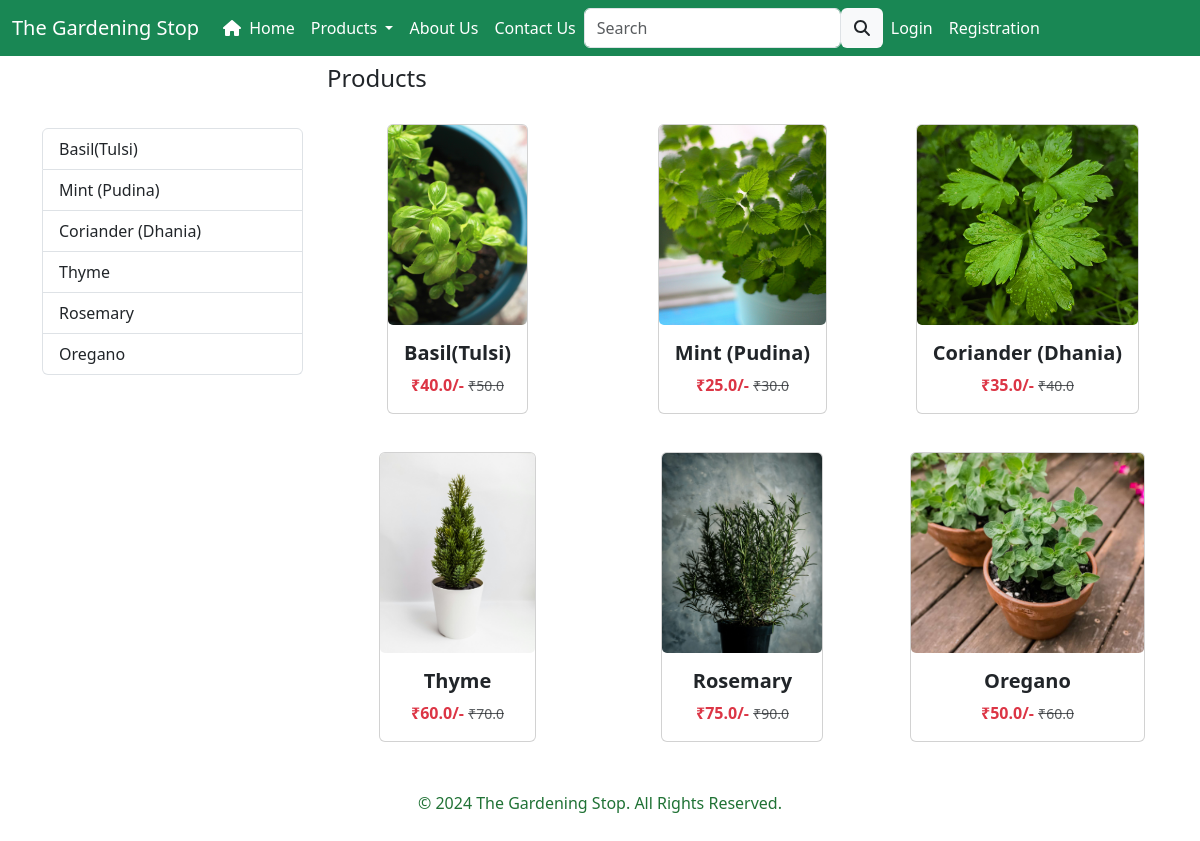
The app's page /category/H/ with its own data.
### app/models.py (models this page shows, shortened)
class Product(models.Model):
    title = models.CharField(max_length=100)
    selling_price = models.FloatField()
    discounted_price = models.FloatField(null=True,blank=True)
    botanical_name = models.TextField(max_length=100,blank=True)
    weather = models.TextField(max_length=500,default=' ')
    How_to_Handle_Tips = models.TextField(max_length=500,default=' ')
    proadd = models.TextField(default='')
    category = models.CharField(choices=CATEGORY_CHOICES,max_length=50)
    product_image = models.ImageField(upload_to='product/')

### app/views.py (the view)
# urls.py: path('category/<slug:val>/',views.CategoryView.as_view(),name='category'),
class CategoryView(View):
    def get(self, request, val=None):
        totalitem =0
        if request.user.is_authenticated:
            totalitem= len(Cart.objects.filter(user=request.user))
        if request.headers.get('x-requested-with') == 'XMLHttpRequest':
            product = Product.objects.filter(category=val).values('title', 'discounted_price', 'selling_price', 'product_image')
            product_list = list(product)
            return JsonResponse({'product': product_list})
        else:
            product = Product.objects.filter(category=val)
            title = Product.objects.filter(category=val).values('title')
            return render(request, 'category.html', locals())

### app/templates/category.html (shortened to what this page needs)
{% extends 'base.html' %}
{% load static %}
{% block main-content %}
<div class="container my-2">
    <div class="row">
        <div class="col-sm-3 mt-5">
            <div class="list-group">
                {% for val in title %}
                    <a href="{% url 'category-title' val.title %}" class="list-group-item list-group-item-action" aria-current="true">
                        {{ val.title }}
                    </a>
                {% endfor %}
            </div>
        </div>
        <div class="col-sm-9">
            <h4 class="mb-4">Products</h4>
            <div class="row">
                {% for prod in product %}
                    <div class="col-lg-4 col-md-6 text-center mb-4">
                        <a href="{% url 'product-detail' prod.id %}" class="btn">
                            <div class="card h-100">
                                <img src="{{ prod.product_image.url }}" class="card-img-top" style="border-radius: 5px; height: 200px; object-fit: cover;" alt="{{ prod.title }}">
                                <div class="card-body">
                                    <h5 class="card-title fw-bold">{{ prod.title }}</h5>
                                    {% if prod.category in "H S T Cmb Cpr FP" %}
                                    <p class="card-text text-danger fw-bold">
                                            ₹{{ prod.discounted_price }}/-
                                            <small class="fw-light text-decoration-line-through text-muted">₹{{ prod.selling_price }}</small>
                                        </p>
                                    {% else %}
                                        <p class="card-text text-danger fw-bold">₹{{ prod.selling_price }}/-
                                        </p>
                                    {% endif %}
                                </div>
                            </div>
                        </a>
                    </div>
                {% endfor %}
            </div>
        </div>
    </div>
</div>
{% endblock main-content %}

### app/templates/base.html (shortened to what this page needs)
<!DOCTYPE html>
{% load static %}
{% load form_filters %}
<html lang="en">
<head>
    <link rel="stylesheet" href="/static/css/style.css">
    <link rel="stylesheet" href="https://cdnjs.cloudflare.com/ajax/libs/font-awesome/6.0.0-beta3/css/all.min.css">
    <link href="https://cdn.jsdelivr.net/npm/bootstrap@5.3.0-alpha1/dist/css/bootstrap.min.css" rel="stylesheet">
    <link href="https://cdn.jsdelivr.net/npm/bootstrap@5.3.3/dist/css/bootstrap.min.css" rel="stylesheet">
    <link rel="stylesheet" href="https://cdnjs.cloudflare.com/ajax/libs/font-awesome/6.6.0/css/all.min.css"/>
    <link rel="stylesheet" href="{% static 'css/all.min.css'%}">
    <link rel="stylesheet" href="{% static 'css/owl.carousel.min.css'%}">
    <link rel="stylesheet" href="{% static 'css/all.min.css' %}">
    <link rel="stylesheet" href="{% static 'css/style.css' %}">
</head>
<body>
    <nav class="navbar navbar-expand-lg navbar-dark bg-success">
        <div class="container-fluid">
            <a class="navbar-brand" href="{% url 'home'%}">The Gardening Stop</a>
            <div class="collapse navbar-collapse" id="navbarSupportedContent">
                <ul class="navbar-nav me-auto mb-3 mb-lg-0 reduce spacing">
                    <li class="nav-item">
                        <a class="nav-link active d-flex align-items-center" aria-current="page" href="/home">
                            <i class="fa-solid fa-house me-2" style="color: #fff;"></i>Home
                        </a>
                    </li>
                    <li class="nav-item dropdown">
                        <a class="nav-link dropdown-toggle active" href="#" role="button" data-bs-toggle="dropdown" aria-expanded="false">
                            Products
                        </a>
                    </li>
                    <li class="nav-item">
                        <a class="nav-link active" aria-current="page" href="/about">About Us</a>
                    </li>
                    <li class="nav-item">
                        <a class="nav-link active" aria-current="page" href="/contact">Contact Us</a>
                    </li>
                    <form class="d-flex search-form p-20" method="GET" action="{% url 'product_search' %}" role="search">
                        <input type="text" name="query" class="form-control" placeholder="Search" required>
                        <button class="btn search-btn bg-light" type="submit">
                            <i class="fa-solid fa-magnifying-glass"></i>
                        </button>
                    </form>
                    {% if user.is_authenticated %}
                    <li class="nav-item dropdown">
                        <a class="nav-link dropdown-toggle active" href="#" role="button" data-bs-toggle="dropdown" aria-expanded="false">
                            My Account
                        </a>
                        <ul class="dropdown-menu">
                            <li><a class="dropdown-item" href="{% url 'profile' %}">Profile</a></li>
                            <li><hr class="dropdown-divider"></li>
                            <li><a class="dropdown-item" href="{% url 'orders'%}">Orders</a></li>
                            <li><hr class="dropdown-divider"></li>
                            <li><a class="dropdown-item" href="{% url 'passwordchange' %}">Change Password</a></li>
                            <li><hr class="dropdown-divider"></li>
                            <li>
                                <form action="{% url 'logout' %}" method="POST" style="display: inline;">
                                    {% csrf_token %}
                                    <button type="submit" class="dropdown-item">Logout</button>
                                </form>
                            </li>
                        </ul>
                    </li>
                    <li class="nav-item">
                        <a href="/cart" class="nav-link text-white my-cart"><i class="fa-solid fa-cart-shopping" style="margin: auto;"><span class="badge bg-danger">{% if totalitem > 0 %}{{ totalitem }} {% endif %}</span></i>Cart</a>
                    </li>
                    <li class="nav-item">
                        <a href="{% url 'wishlist' %}" class="nav-link text-white"><i class="fa-solid fa-heart me-2"></i>Wishlist</a>
                    </li>
                    <li class="nav-item">
                        <a href="{% url 'recommendation' %}" class="nav-link text-white">Recommendations</a>
                    </li>
                    {% else %}
                    <li class="nav-item">
                        <a href="{% url 'login' %}" class="nav-link text-white">Login</a>
                    </li>
                    <li class="nav-item">
                        <a href="/register" class="nav-link text-white">Registration</a>
                    </li>
                    {% endif %}
                </ul>
            </div>
        </div>
    </nav>
    {% block main-content %} {% endblock main-content %}
    <footer class="footer">
        <div class="container">
            <p class="text-center">© 2024 The Gardening Stop. All Rights Reserved.</p>
        </div>
    </footer>
</body>
</html>

### app/templates/base.html (style rules this page uses)
body { display: flex; flex-direction: column; min-height: 100vh; }
.footer { background-color: transparent; color: rgb(32, 114, 53); padding: 10px 0; text-align: center; }
.footer p { margin: 10; }

### records on screen
Product: product_image (picture), title "Basil(Tulsi)", discounted_price "40.0", selling_price "50.0"
Product: product_image (picture), title "Mint (Pudina)", discounted_price "25.0", selling_price "30.0"
Product: product_image (picture), title "Coriander (Dhania)", discounted_price "35.0", selling_price "40.0"
Product: product_image (picture), title "Thyme", discounted_price "60.0", selling_price "70.0"
Product: product_image (picture), title "Rosemary", discounted_price "75.0", selling_price "90.0"
Product: product_image (picture), title "Oregano", discounted_price "50.0", selling_price "60.0"

### other values on screen
{{ val.title }} "Basil(Tulsi)" "Mint (Pudina)" "Coriander (Dhania)" "Thyme" "Rosemary" "Oregano"
